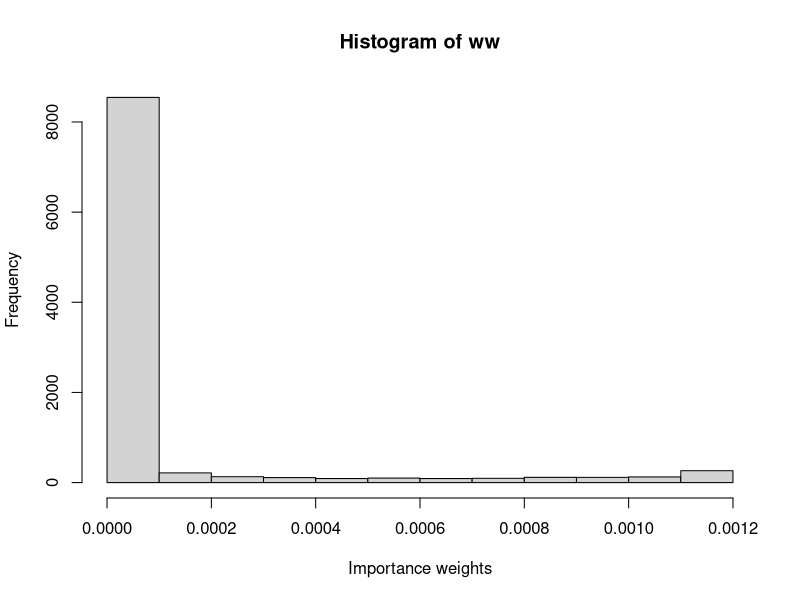
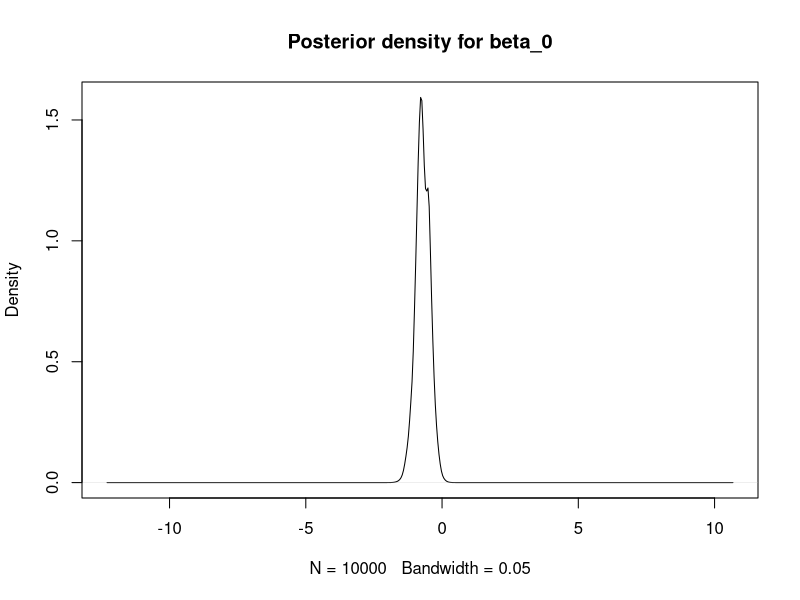
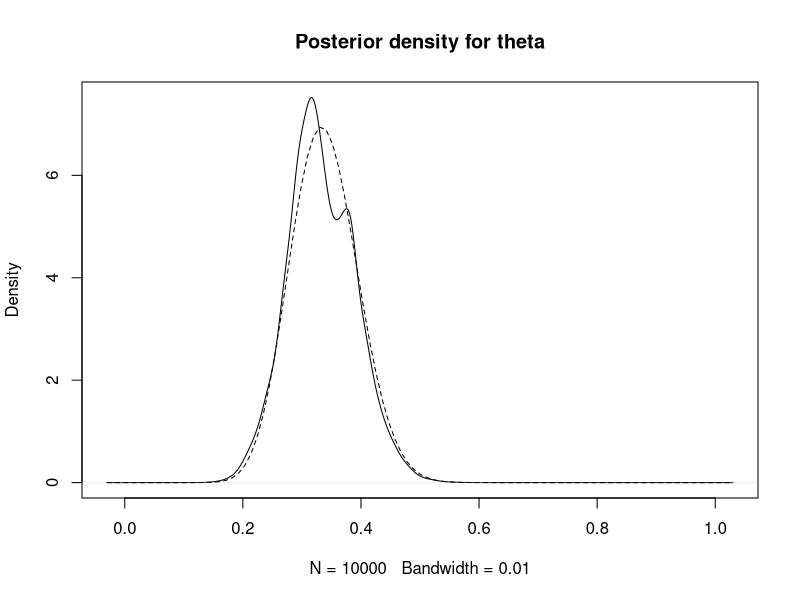
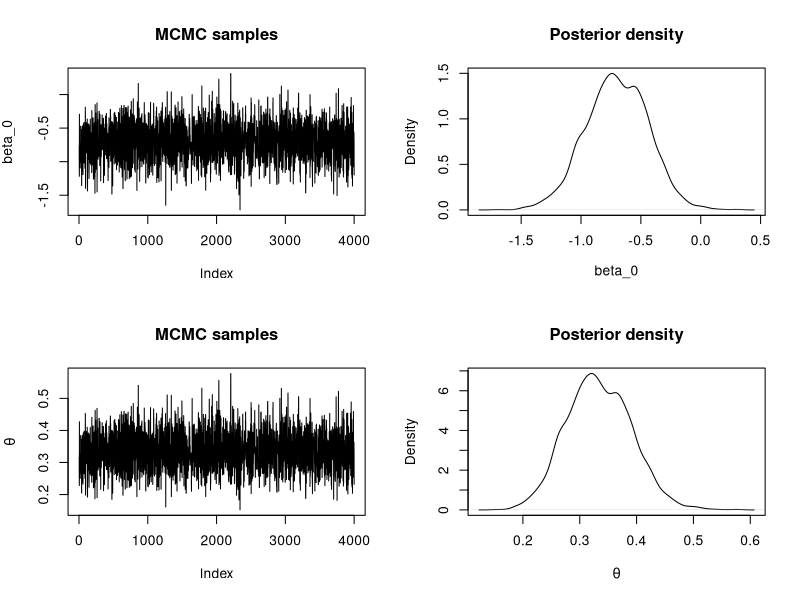
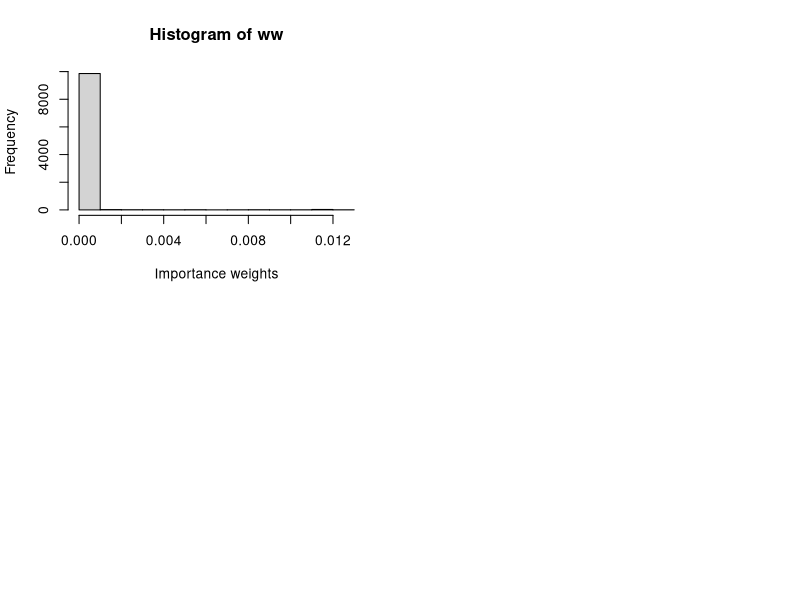
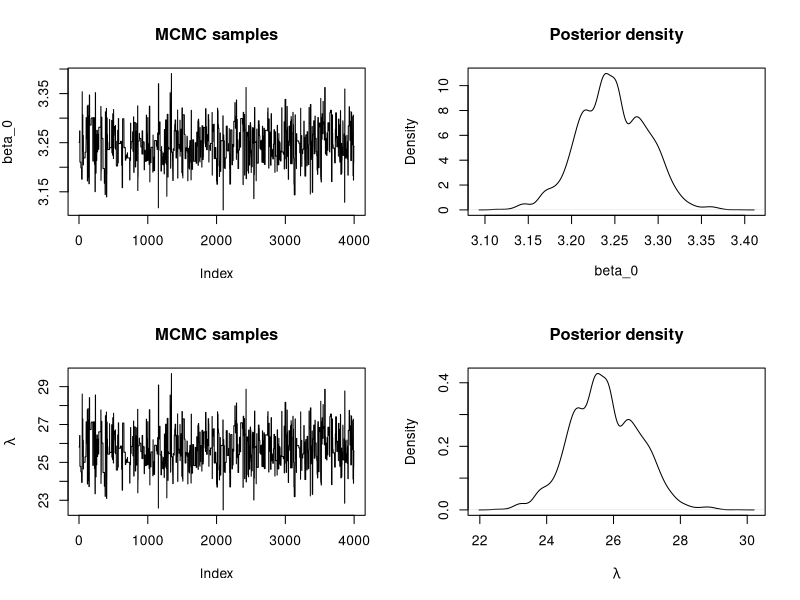

Source code (R) for these figures, in order:
## ---- chunk 1
data <- data.frame(MMs = c(20, 22, 24), red = c(5, 8, 9))
## ---- chunk 2
n_simulations <- 10000
set.seed(12)
# The two proposed sampling distribution means - uncomment the one you want
beta_0_sim_mean <- 0
#beta_0_sim_mean <- -1.5
beta_0_sim <- rnorm(n_simulations,beta_0_sim_mean,sqrt(1/0.1))

# Log-Likelihood (for each value of theta_sim/beta_0_sim)
loglik_binom <- sapply(beta_0_sim, function(BETA0) {
  theta_sim <- plogis(BETA0)
  sum(dbinom(data$red, data$MMs, theta_sim, log = TRUE))
})

# Log-weights: log-lik + log-prior - log-sampling_distr
log_ww <- loglik_binom + dnorm(beta_0_sim, 0, sqrt(1/0.001), log = TRUE) - dnorm(beta_0_sim,beta_0_sim_mean,sqrt(1/0.1),log=TRUE)

# Re-scale weights to sum to one
log_ww <- log_ww - max(log_ww)
ww <- exp(log_ww)
ww <- ww / sum(ww)

## ---- chunk 3
hist(ww, xlab = "Importance weights")
## ---- chunk 4
# Posterior mean
post_mean <- sum(beta_0_sim * ww)
post_mean 

# Posterior variance
post_var <- sum(beta_0_sim^2 * ww)- post_mean^2
post_var

# Posterior mean - on theta
theta_sim <- plogis(beta_0_sim)
post_mean <- sum(theta_sim * ww)
post_mean 

# Posterior variance - on theta
post_var <- sum(theta_sim^2 * ww)- post_mean^2
post_var
## ---- chunk 5
plot(density(beta_0_sim, weights = ww, bw = 0.05), main = "Posterior density for beta_0")
## ---- chunk 6
plot(density(theta_sim, weights = ww, bw = 0.01), main = "Posterior density for theta")
curve(dbeta(x, sum(data$red) + 1, sum(data$MMs) -sum(data$red) + 1), lty = 2, add = TRUE)
## ---- chunk 7
ESS <- function(ww){
  (sum(ww)^2)/sum(ww^2)
}
ESS(ww)
n_simulations
## ---- chunk 8
#Proposal distribution: sampling
rq <- function(beta_0) {
  res <- rnorm(1, beta_0, sqrt(1 / 0.1)) #Sample beta_0

  return(res)
}

#Proposal distribution: log-density
logdq <- function(new.beta_0, beta_0) {
  res <- dnorm(new.beta_0, beta_0, sd = sqrt(1 / 0.1), log = TRUE)
}

#Prior distribution
logprior <- function(beta_0) {
  res <- dnorm(beta_0, 0, sd = sqrt(1 / 0.001), log = TRUE) #beta_0

  return(res)
}

#LogLikelihood
loglik <- function(beta_0) {
  theta_sim <- plogis(beta_0)
  sum(dbinom(data$red, data$MMs, theta_sim, log = TRUE))
}
## ---- chunk 9
#Number of iterations
n.iter <- 40500

#Simulations of the parameter
beta_0 <- numeric(n.iter)

#Initial value
beta_0[1] <- 0.0

for(i in 2:n.iter) {
  new.beta_0 <- rq(beta_0[i - 1])
  
  #Log-Acceptance probability
  logacc.prob <- loglik(new.beta_0) + logprior(new.beta_0) + logdq(beta_0[i - 1], new.beta_0)
  logacc.prob <- logacc.prob - loglik(beta_0[i - 1]) - logprior(beta_0[i - 1]) - 
    logdq(new.beta_0, beta_0[i - 1])
  logacc.prob <- min(0, logacc.prob)#0 = log(1)
  
  if(log(runif(1)) < logacc.prob) {
    #Accept
    beta_0[i] <- new.beta_0
  } else {
    #Reject
    beta_0[i] <- beta_0[i - 1]
  }
}
## ---- chunk 10
#Remove burn-in
beta_0 <- beta_0[-c(1:500)]

#Thinning
beta_0 <- beta_0[seq(1, length(beta_0), by = 10)]

#Summary statistics
summary(beta_0)

#Summary statistics - on theta
theta <- plogis(beta_0)
summary(theta)

par(mfrow = c(2, 2))
#Alpha
plot(beta_0, type = "l", main = "MCMC samples",
  ylab = expression(beta_0))
plot(density(beta_0), main = "Posterior density",
  xlab = expression(beta_0))
#Theta
plot(theta, type = "l", main = "MCMC samples",
  ylab = expression(theta))
plot(density(theta), main = "Posterior density",
  xlab = expression(theta))
## ---- chunk 11
data <- data.frame(Us = c(25, 29, 27, 27, 25, 27, 22, 26, 27, 29, 23, 28, 25,
  24, 22, 25, 23, 29, 23, 28, 21, 29, 28, 23, 28))
y <- data$Us
## ---- chunk 12
n_simulations <- 10000
set.seed(12)
# The two proposed sampling distribution means - uncomment the one you want
beta_0_sim_mean <- 0
#beta_0_sim_mean <- 3.25
beta_0_sim <- rnorm(n_simulations,beta_0_sim_mean,sqrt(1/0.1))

# Log-Likelihood (for each value of lambda_sim/beta_0_sim)
loglik_pois <- sapply(beta_0_sim, function(BETA0) {
  lambda_sim <- exp(BETA0)
  sum(dpois(y, lambda_sim, log = TRUE))
})

# Log-weights: log-lik + log-prior - log-sampling_distr
log_ww <- loglik_pois + dnorm(beta_0_sim, 0.0, sqrt(1/0.001), log = TRUE) - dnorm(beta_0_sim, beta_0_sim_mean, sqrt(1/0.1), log=TRUE)

# Re-scale weights to sum to one
log_ww <- log_ww - max(log_ww)
ww <- exp(log_ww)
ww <- ww / sum(ww)
## ---- chunk 13
hist(ww, xlab = "Importance weights")
## ---- chunk 14
# Posterior mean
post_mean <- sum(beta_0_sim * ww)
post_mean

# Posterior variance
post_var <- sum(beta_0_sim^2 * ww)- post_mean^2
post_var

# Posterior mean - on lambda 
lambda_sim <- exp(beta_0_sim)
post_mean <- sum(lambda_sim * ww)
post_mean

# Posterior variance - on lambda
post_var <- sum(lambda_sim^2 * ww)- post_mean^2
post_var
## ---- chunk 15
ESS(ww)
n_simulations
## ---- chunk 16
#Proposal distribution: sampling
rq <- function(beta_0) {
  res <- rnorm(1, beta_0, sqrt(1 / 0.1)) #Sample beta_0

  return(res)
}

#Proposal distribution: log-density
logdq <- function(new.beta_0, beta_0) {
  res <- dnorm(new.beta_0, beta_0, sd = sqrt(1 / 0.1), log = TRUE)
}

#Prior distribution
logprior <- function(beta_0) {
  res <- dnorm(beta_0, 0, sd = sqrt(1 / 0.001), log = TRUE) #beta_0

  return(res)
}

#LogLikelihood
loglik <- function(y,beta_0) {
  lambda_sim <- exp(beta_0)
  sum(dpois(y, lambda_sim, log = TRUE))
}
## ---- chunk 17
#Number of iterations
n.iter <- 40500

#Simulations of the parameter
beta_0 <- numeric(n.iter)

#Initial value
beta_0[1] <- 0.0

for(i in 2:n.iter) {
  new.beta_0 <- rq(beta_0[i - 1])
  
  #Log-Acceptance probability
  logacc.prob <- loglik(y,new.beta_0) + logprior(new.beta_0) + logdq(beta_0[i - 1], new.beta_0)
  logacc.prob <- logacc.prob - loglik(y,beta_0[i - 1]) - logprior(beta_0[i - 1]) - 
    logdq(new.beta_0, beta_0[i - 1])
  logacc.prob <- min(0, logacc.prob)#0 = log(1)
  
  if(log(runif(1)) < logacc.prob) {
    #Accept
    beta_0[i] <- new.beta_0
  } else {
    #Reject
    beta_0[i] <- beta_0[i - 1]
  }
}
## ---- chunk 18
#Remove burn-in
beta_0 <- beta_0[-c(1:500)]

#Thinning
beta_0 <- beta_0[seq(1, length(beta_0), by = 10)]

#Summary statistics
summary(beta_0)

#Summary statistics - on lambda
lambda <- exp(beta_0)
summary(lambda)
#Variance of estimate?
var(lambda)

par(mfrow = c(2, 2))
#Alpha
plot(beta_0, type = "l", main = "MCMC samples",
  ylab = expression(beta_0))
plot(density(beta_0), main = "Posterior density",
  xlab = expression(beta_0))
#Theta
plot(lambda, type = "l", main = "MCMC samples",
  ylab = expression(lambda))
plot(density(lambda), main = "Posterior density",
  xlab = expression(lambda))
